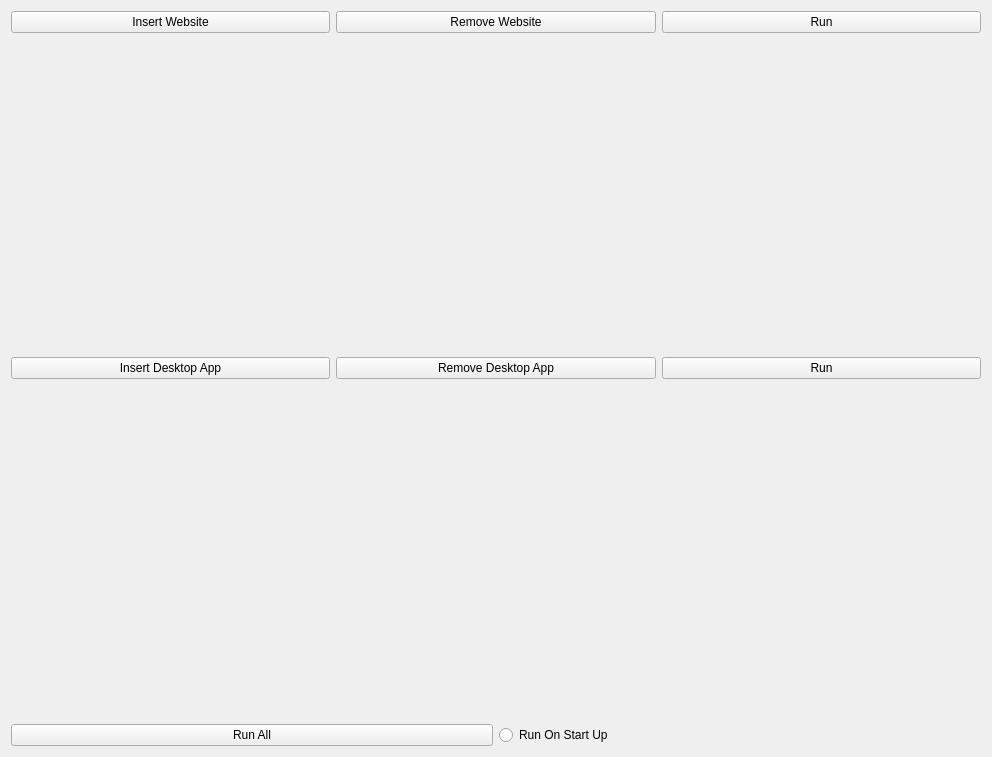
<?xml version="1.0" encoding="UTF-8"?>
<ui version="4.0">
 <class>Form</class>
 <widget class="QWidget" name="Form">
  <property name="geometry">
   <rect>
    <x>0</x>
    <y>0</y>
    <width>992</width>
    <height>757</height>
   </rect>
  </property>
  <property name="windowTitle">
   <string>Form</string>
  </property>
  <layout class="QVBoxLayout" name="verticalLayout_2">
   <item>
    <layout class="QVBoxLayout" name="website_vertical_layout">
     <item>
      <layout class="QHBoxLayout" name="horizontalLayout">
       <item>
        <widget class="QPushButton" name="insert_website_button">
         <property name="maximumSize">
          <size>
           <width>16777215</width>
           <height>16777215</height>
          </size>
         </property>
         <property name="text">
          <string>Insert Website</string>
         </property>
        </widget>
       </item>
       <item>
        <widget class="QPushButton" name="remove_website_button">
         <property name="text">
          <string>Remove Website</string>
         </property>
        </widget>
       </item>
       <item>
        <widget class="QPushButton" name="run_website_button">
         <property name="text">
          <string>Run</string>
         </property>
        </widget>
       </item>
      </layout>
     </item>
     <item>
      <layout class="QGridLayout" name="select_website_gridlayout"/>
     </item>
     <item>
      <spacer name="verticalSpacer_2">
       <property name="orientation">
        <enum>Qt::Vertical</enum>
       </property>
       <property name="sizeHint" stdset="0">
        <size>
         <width>20</width>
         <height>40</height>
        </size>
       </property>
      </spacer>
     </item>
    </layout>
   </item>
   <item>
    <layout class="QVBoxLayout" name="desktop_vertical_layout">
     <item>
      <layout class="QHBoxLayout" name="horizontalLayout_4">
       <item>
        <widget class="QPushButton" name="insert_desktop_button">
         <property name="text">
          <string>Insert Desktop App</string>
         </property>
        </widget>
       </item>
       <item>
        <widget class="QPushButton" name="remove_desktop_button">
         <property name="text">
          <string>Remove Desktop App</string>
         </property>
        </widget>
       </item>
       <item>
        <widget class="QPushButton" name="run_desktop_button">
         <property name="text">
          <string>Run</string>
         </property>
        </widget>
       </item>
      </layout>
     </item>
    </layout>
   </item>
   <item>
    <layout class="QGridLayout" name="select_desktop_gridlayout"/>
   </item>
   <item>
    <spacer name="verticalSpacer">
     <property name="orientation">
      <enum>Qt::Vertical</enum>
     </property>
     <property name="sizeHint" stdset="0">
      <size>
       <width>20</width>
       <height>40</height>
      </size>
     </property>
    </spacer>
   </item>
   <item>
    <layout class="QHBoxLayout" name="horizontalLayout_3">
     <item>
      <widget class="QPushButton" name="run_all_button">
       <property name="text">
        <string>Run All</string>
       </property>
      </widget>
     </item>
     <item>
      <widget class="QRadioButton" name="run_on_start_radio">
       <property name="text">
        <string>Run On Start Up</string>
       </property>
      </widget>
     </item>
    </layout>
   </item>
  </layout>
 </widget>
 <resources/>
 <connections/>
</ui>
